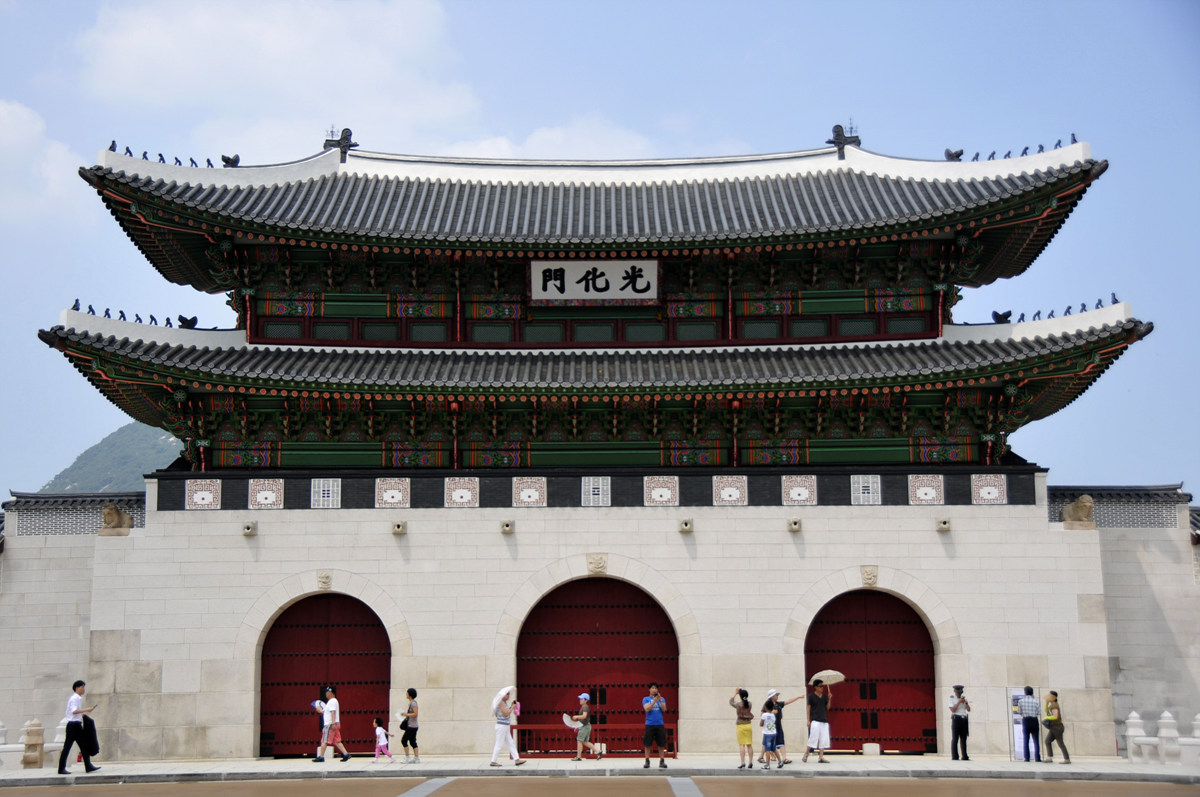
#> input picture Test1.jpg, 1200 x 797 px
$ python SIFT.py   (older library calls are emulated)
#> lines starting #> are read from the running program, lines starting #| are printed output that depends on the picture
import cv2
import numpy as np

img = cv2.imread('Test1.jpg')
#> img is the input picture: shape (797, 1200, 3); mean B, G, R 143.1, 136.4, 135.3
gray= cv2.cvtColor(img,cv2.COLOR_BGR2GRAY)
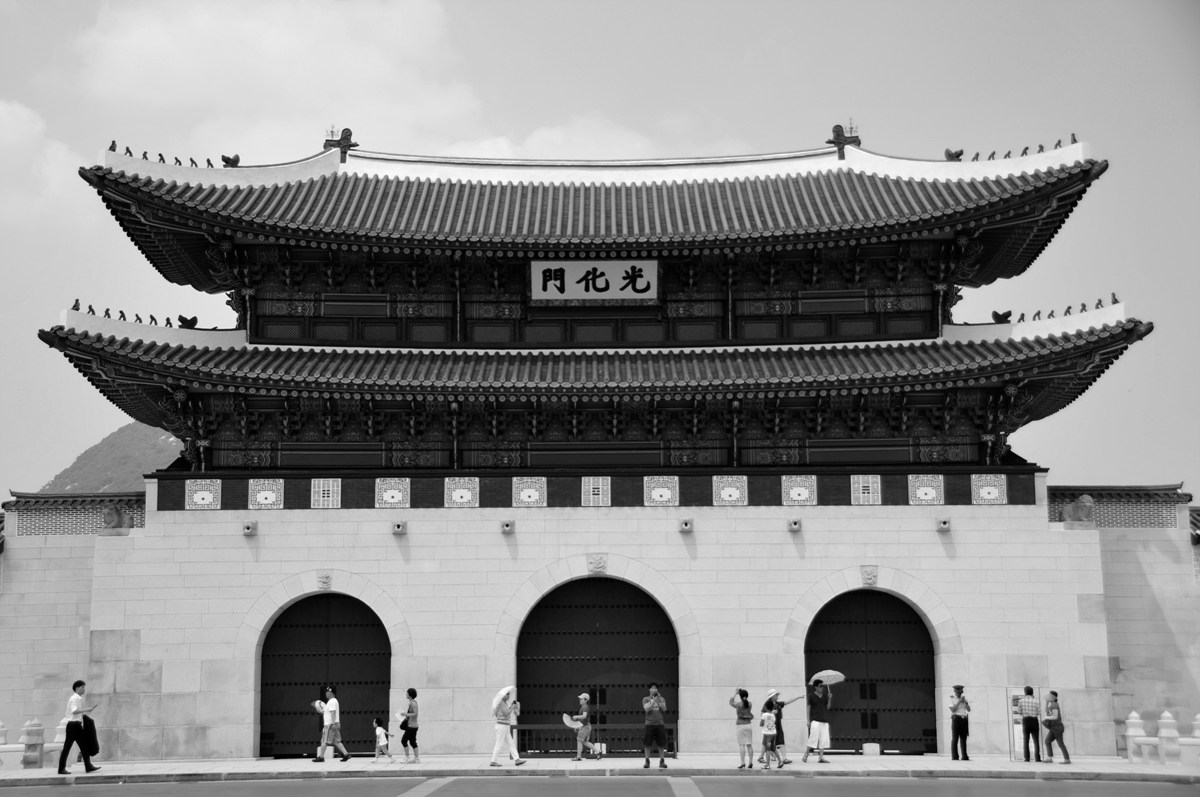
#> gray: shape (797, 1200); min 0, max 255, mean 136.8

sift = cv2.SIFT()
kp = sift.detect(gray,None)
#> kp = 5616 keypoints; strongest (x, y, size): (412, 693, 6.5), (228, 292, 1.9), (1029, 691, 5.7), (188, 323, 9.9)

img=cv2.drawKeypoints(gray,kp, flags=cv2.DRAW_MATCHES_FLAGS_DRAW_RICH_KEYPOINTS)
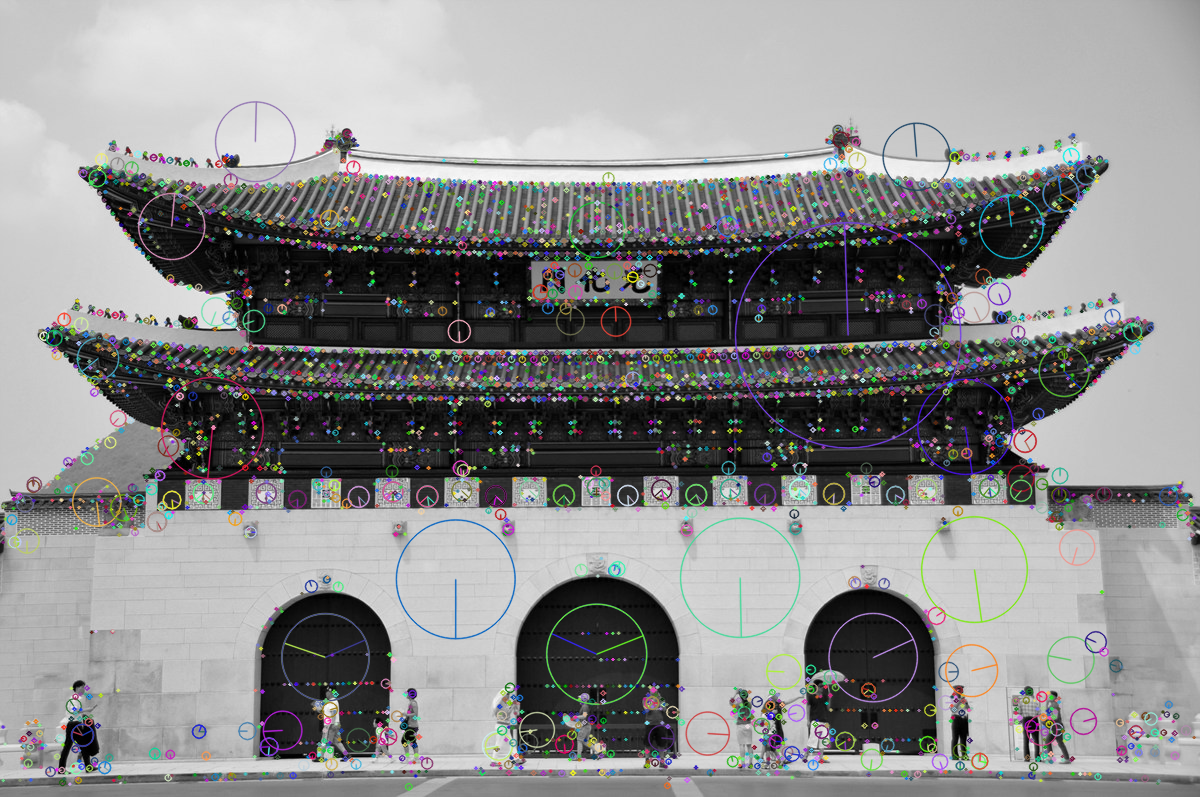
#> img: shape (797, 1200, 3); mean of channels 0, 1, 2 139.5, 139.4, 139.2; drawn as B, G, R

cv2.imwrite('sift_keypoints.jpg',img)

$ run again, with Test.jpg copied over Test1.jpg
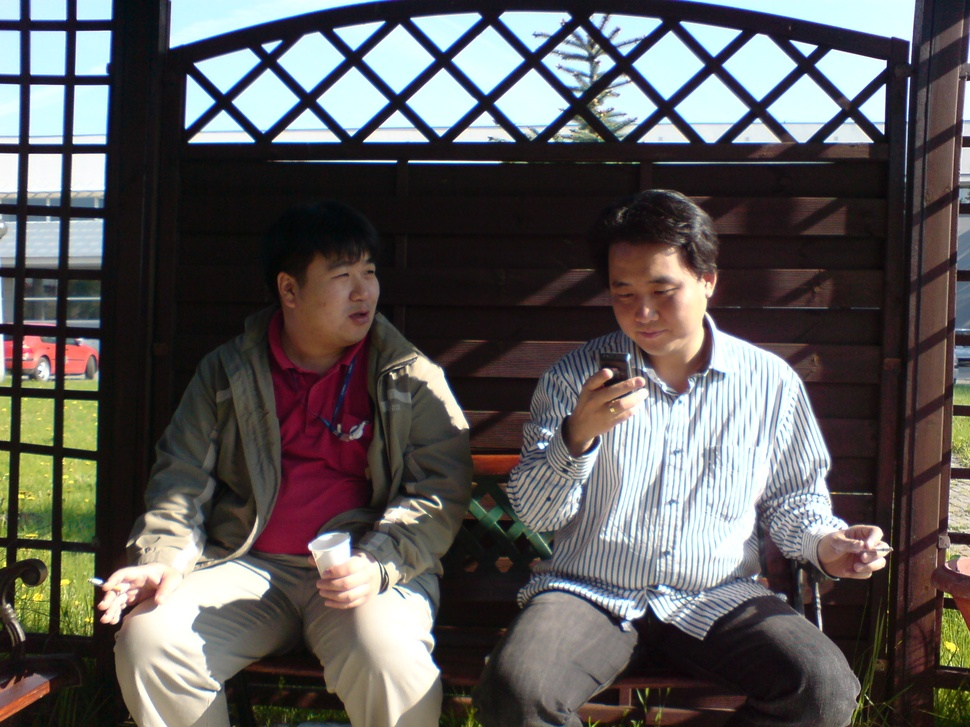
#> input picture Test.jpg, 970 x 727 px, shrunk from 2048 x 1536 before the run
#> img is the input picture: shape (727, 970, 3); mean B, G, R 88.5, 89.1, 92.1
#> `gray= cv2.cvtColor(img,cv2.COLOR_BGR2GRAY)`:
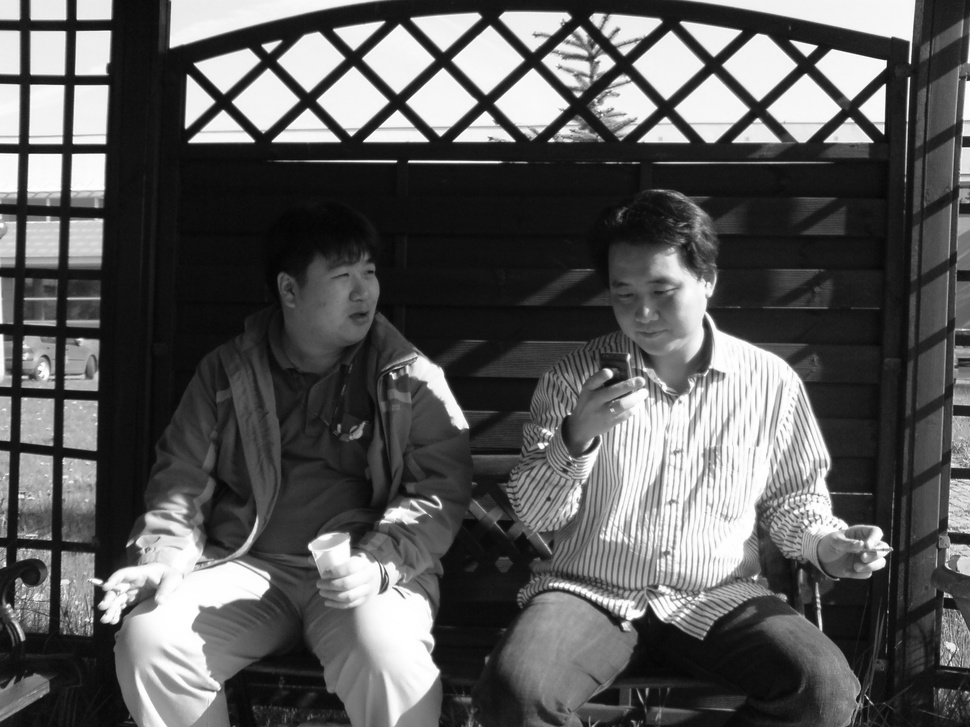
#> gray: shape (727, 970); min 3, max 255, mean 90
#> kp = 3274 keypoints; strongest (x, y, size): (806, 49, 9.3), (269, 47, 7.4), (875, 109, 15.7), (551, 140, 3.3)
#> `img=cv2.drawKeypoints(gray,kp, flags=cv2.DRAW_MATCHES_FLAGS_DRAW_RICH_..`:
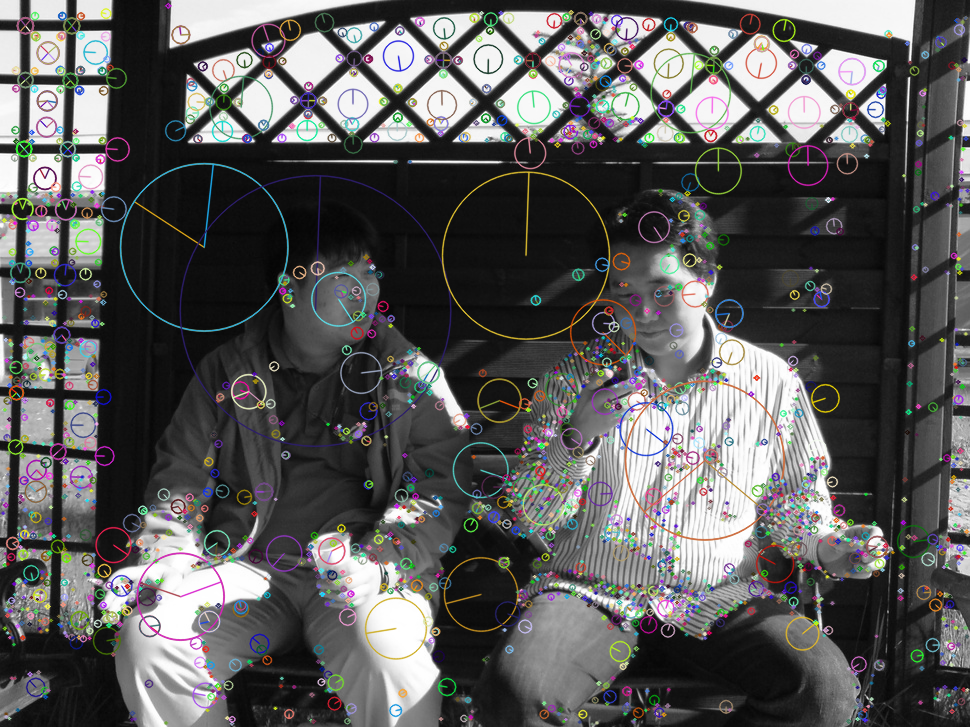
#> img: shape (727, 970, 3); mean of channels 0, 1, 2 89.8, 90, 90.4; drawn as B, G, R
